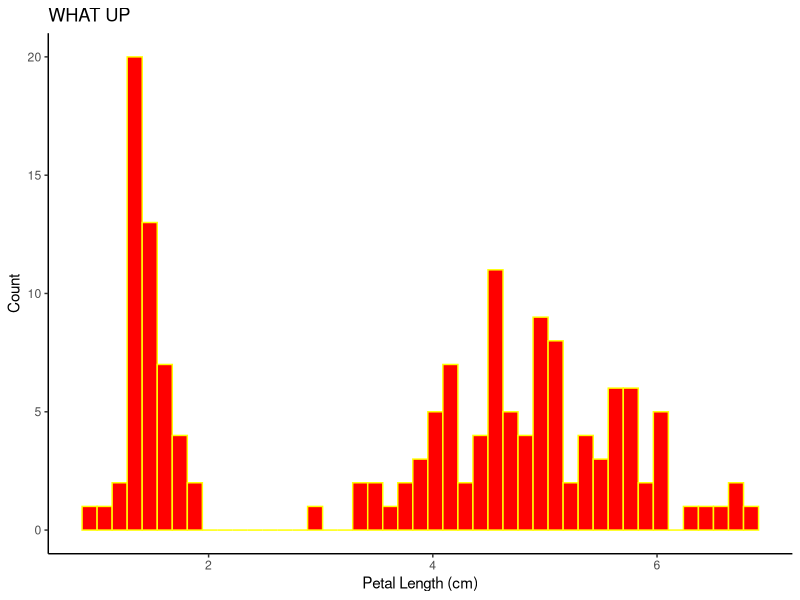

Reproduce this figure in R.
## ---- chunk 1
knitr::opts_chunk$set(echo = TRUE)
library(tidyverse)
## ---- chunk 2
 ggplot(iris, aes(x = Petal.Length)) + 
  geom_histogram(color = "Yellow", fill = "red" , bins = 45) + 
  theme_classic() +
 labs(x = "Petal Length (cm)", y = "Count", title = "WHAT UP") -> plot1
ggsave("practice_plot.png", plot1, height = 4,
       width = 6) 

            
